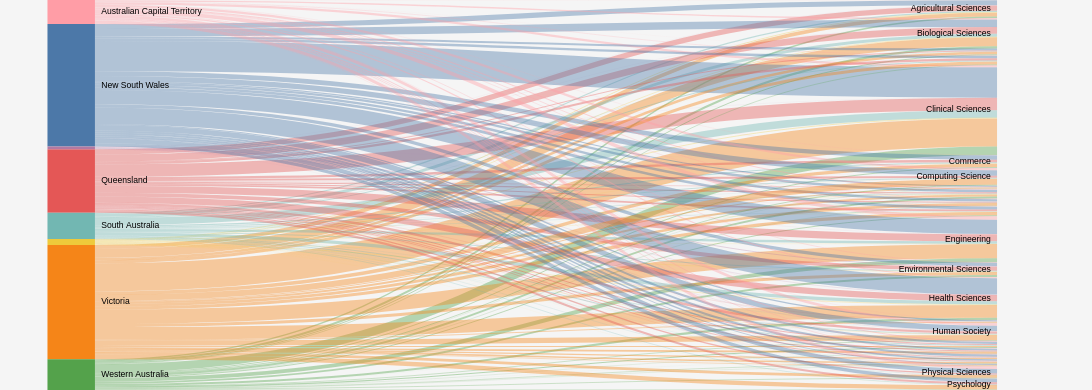

Express this chart as Vega-Lite.
### Vega specification from a JSON file in a GitHub repository (floating-point values rounded to 4 significant figures; data arrays with more than 128 entries replaced by an {"elided": "..."} marker saying what was removed)
{"$schema": "https://vega.github.io/schema/vega/v5.json", "height": 500, "width": 1400, "data": [{"name": "rawData", "values": {"elided": "184 records"}, "transform": [{"type": "formula", "expr": "datum.Field", "as": "stk2"}, {"type": "formula", "expr": "datum.State", "as": "stk1"}, {"type": "formula", "expr": "datum.Money", "as": "size"}]}, {"name": "nodes", "source": "rawData", "transform": [{"type": "filter", "expr": "!groupSelector || groupSelector.stk1 == datum.stk1 || groupSelector.stk2 == datum.stk2"}, {"type": "formula", "expr": "datum.stk1+datum.stk2", "as": "key"}, {"type": "fold", "fields": ["stk1", "stk2"], "as": ["stack", "grpId"]}, {"type": "formula", "expr": "datum.stack == 'stk1' ? datum.stk1+' '+datum.stk2 : datum.stk2+' '+datum.stk1", "as": "sortField"}, {"type": "stack", "groupby": ["stack"], "sort": {"field": "sortField", "order": "descending"}, "field": "size"}, {"type": "formula", "expr": "(datum.y0+datum.y1)/2", "as": "yc"}]}, {"name": "groups", "source": "nodes", "transform": [{"type": "aggregate", "groupby": ["stack", "grpId"], "fields": ["size"], "ops": ["sum"], "as": ["total"]}, {"type": "stack", "groupby": ["stack"], "sort": {"field": "grpId", "order": "descending"}, "field": "total"}, {"type": "formula", "expr": "scale('y', datum.y0)", "as": "scaledY0"}, {"type": "formula", "expr": "scale('y', datum.y1)", "as": "scaledY1"}, {"type": "formula", "expr": "datum.stack == 'stk1'", "as": "rightLabel"}, {"type": "formula", "expr": "datum.total/domain('y')[1]", "as": "percentage"}]}, {"name": "destinationNodes", "source": "nodes", "transform": [{"type": "filter", "expr": "datum.stack == 'stk2'"}]}, {"name": "edges", "source": "nodes", "transform": [{"type": "filter", "expr": "datum.stack == 'stk1'"}, {"type": "lookup", "from": "destinationNodes", "key": "key", "fields": ["key"], "as": ["target"]}, {"type": "linkpath", "orient": "horizontal", "shape": "diagonal", "sourceY": {"expr": "scale('y', datum.yc)"}, "sourceX": {"expr": "scale('x', 'stk1') + bandwidth('x')"}, "targetY": {"expr": "scale('y', datum.target.yc)"}, "targetX": {"expr": "scale('x', 'stk2')"}}, {"type": "formula", "expr": "range('y')[0]-scale('y', datum.size)", "as": "strokeWidth"}, {"type": "formula", "expr": "datum.size/domain('y')[1]", "as": "percentage"}]}], "scales": [{"name": "x", "type": "band", "range": "width", "domain": ["stk1", "stk2"], "paddingOuter": 0.05, "paddingInner": 0.95}, {"name": "y", "type": "linear", "range": "height", "domain": {"data": "nodes", "field": "y1"}}, {"name": "color", "type": "ordinal", "range": "category", "domain": {"data": "rawData", "field": "stk1"}}, {"name": "stackNames", "type": "ordinal", "range": ["Source", "Destination"], "domain": ["stk1", "stk2"]}], "marks": [{"type": "path", "name": "edgeMark", "from": {"data": "edges"}, "clip": true, "encode": {"update": {"stroke": [{"test": "groupSelector && groupSelector.stack=='stk1'", "scale": "viridis", "field": "stk2"}, {"scale": "color", "field": "stk1"}], "strokeWidth": {"field": "strokeWidth"}, "path": {"field": "path"}, "strokeOpacity": {"signal": "!groupSelector && (groupHover.stk1 == datum.stk1 || groupHover.stk2 == datum.stk2) ? 0.9 : 0.4"}, "zindex": {"signal": "!groupSelector && (groupHover.stk1 == datum.stk1 || groupHover.stk2 == datum.stk2) ? 1 : 0"}, "tooltip": {"signal": "datum.stk1 + ' on ' + datum.stk2 + ':  ' + format(datum.size, ',.0f')"}}, "hover": {"strokeOpacity": {"value": 1}}}}, {"type": "rect", "name": "groupMark", "from": {"data": "groups"}, "encode": {"enter": {"fill": {"scale": "color", "field": "grpId"}, "width": {"scale": "x", "band": 1}}, "update": {"x": {"scale": "x", "field": "stack"}, "y": {"field": "scaledY0"}, "y2": {"field": "scaledY1"}, "fillOpacity": {"value": 1}, "tooltip": {"signal": "datum.grpId + ' Expenditure: ' + format(datum.total, ',.0f')"}}, "hover": {"fillOpacity": {"value": 1}}}}, {"type": "text", "from": {"data": "groups"}, "interactive": false, "encode": {"update": {"x": {"signal": "scale('x', datum.stack) + (datum.rightLabel ? bandwidth('x') + 8 : -8)"}, "yc": {"signal": "(datum.scaledY0 + datum.scaledY1)/2"}, "align": {"signal": "datum.rightLabel ? 'left' : 'right'"}, "baseline": {"value": "middle"}, "fontWeight": {"value": "normal"}, "text": {"signal": "abs(datum.scaledY0-datum.scaledY1) > 13 ? datum.grpId : ''"}}}}, {"type": "group", "data": [{"name": "dataForShowAll", "values": [{}], "transform": [{"type": "filter", "expr": "groupSelector"}]}], "encode": {"enter": {"xc": {"signal": "width/2"}, "y": {"value": 30}, "width": {"value": 80}, "height": {"value": 30}}}, "marks": [{"type": "group", "name": "groupReset", "from": {"data": "dataForShowAll"}, "encode": {"enter": {"cornerRadius": {"value": 6}, "fill": {"value": "#f5f5f5"}, "stroke": {"value": "#000"}, "strokeWidth": {"value": 2}, "height": {"field": {"group": "height"}}, "width": {"field": {"group": "width"}}}, "update": {"opacity": {"value": 1}}, "hover": {"opacity": {"value": 0.7}}}, "marks": [{"type": "text", "interactive": false, "encode": {"enter": {"xc": {"field": {"group": "width"}, "mult": 0.5}, "yc": {"field": {"group": "height"}, "mult": 0.5, "offset": 2}, "align": {"value": "center"}, "baseline": {"value": "middle"}, "fontWeight": {"value": "normal"}, "text": {"value": "Show All"}}}}]}]}, {"type": "rect", "from": {"data": "nodes"}, "encode": {"enter": {"stroke": {"value": "#000"}, "strokeWidth": {"value": 0}, "width": {"scale": "x", "band": 1}, "x": {"scale": "x", "field": "stack"}, "y": {"field": "y0", "scale": "y"}, "y2": {"field": "y1", "scale": "y"}}}}], "signals": [{"name": "groupHover", "value": {}, "on": [{"events": "@groupMark:mouseover", "update": "{stk1:datum.stack=='stk1' && datum.grpId, stk2:datum.stack=='stk2' && datum.grpId}"}, {"events": "mouseout", "update": "{}"}]}, {"name": "groupSelector", "value": false, "on": [{"events": "@groupMark:click!", "update": "{stack:datum.stack, stk1:datum.stack=='stk1' && datum.grpId, stk2:datum.stack=='stk2' && datum.grpId}"}, {"events": [{"type": "click", "markname": "groupReset"}, {"type": "dblclick"}], "update": "false"}]}], "config": {"font": "Poppins", "background": "rgb(245,245,245)"}}
